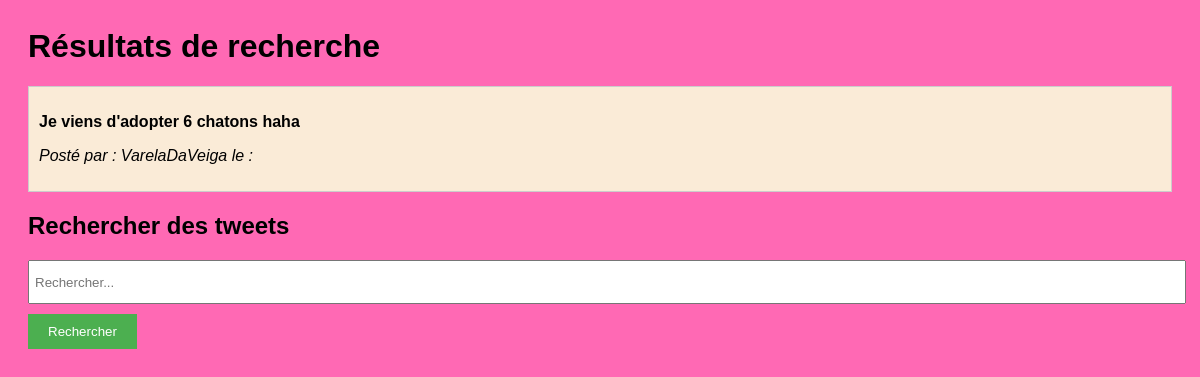
The page /search.php?term=Je viens d'adopter 6 chatons haha on the database its author committed.
### tables this page shows
CREATE TABLE `tweets` (
  `id` int NOT NULL,
  `content` varchar(255) NOT NULL,
  `created_at` datetime DEFAULT CURRENT_TIMESTAMP,
  `user_id` int DEFAULT NULL
);

CREATE TABLE `users` (
  `id` int NOT NULL,
  `name` varchar(50) NOT NULL,
  `username` varchar(50) NOT NULL,
  `email` varchar(100) NOT NULL,
  `password` varchar(255) NOT NULL,
  `photo` varchar(255) DEFAULT NULL
);

### search.php (the view, shortened to what this page needs)
<?php
require "config.php";
if ($_SERVER['REQUEST_METHOD'] === 'GET' && isset($_GET['term'])) {
    $search = $_GET['term'];
    $requete = $database->prepare("SELECT tweets.content, tweets.created_at, users.username
                                FROM tweets
                                INNER JOIN users ON tweets.user_id = users.id
                                WHERE tweets.content LIKE :term");
    $requete->execute(['term' => '%' . $search . '%']);
    $tweets = $requete->fetchAll(PDO::FETCH_ASSOC);
}
?>
<!DOCTYPE html>
<html>
<head>
    <link rel="stylesheet" type="text/css" href="style.css">
</head>
<body>
    <h1>Résultats de recherche</h1>
    <div class="tweets">
        <?php if (!empty($tweets)): ?>
            <?php foreach ($tweets as $tweet): ?>
                <div class="tweet">
                    <p class="content"><?= $tweet['content'] ?></p>
                    <p class="user">Posté par : <?= $tweet['username'] ?> le : <? $tweet['created_at']?></p>
                </div>
            <?php endforeach; ?>
        <?php else: ?>
            <p>Aucun résultat trouvé.</p>
        <?php endif; ?>
    </div>
    <h2>Rechercher des tweets</h2>
    <form method="get" action="search.php">
        <input type="text" name="term" placeholder="Rechercher...">
        <button type="submit">Rechercher</button>
    </form>
</body>
</html>

### style.css (style rules this page uses)
body { background-color: hotpink; font-family: Arial, sans-serif; padding: 20px; }
h1 { margin-top: 0; }
.tweets { margin-bottom: 20px; }
.tweet { border: 1px solid #ccc; padding: 10px; margin-bottom: 10px; background-color: antiquewhite; }
.content { font-weight: bold; }
.user { font-style: italic; }
button { background-color: #4caf50; color: #fff; border: none; padding: 10px 20px; cursor: pointer; }
input, textarea { margin-bottom: 10px; padding: 5px; width: 100%; }
input[type="text"], input[type="email"], input[type="password"] { height: 30px; }

### rows shown on the page
tweets: content "Je viens d'adopter 6 chatons haha", user.username "VarelaDaVeiga"
